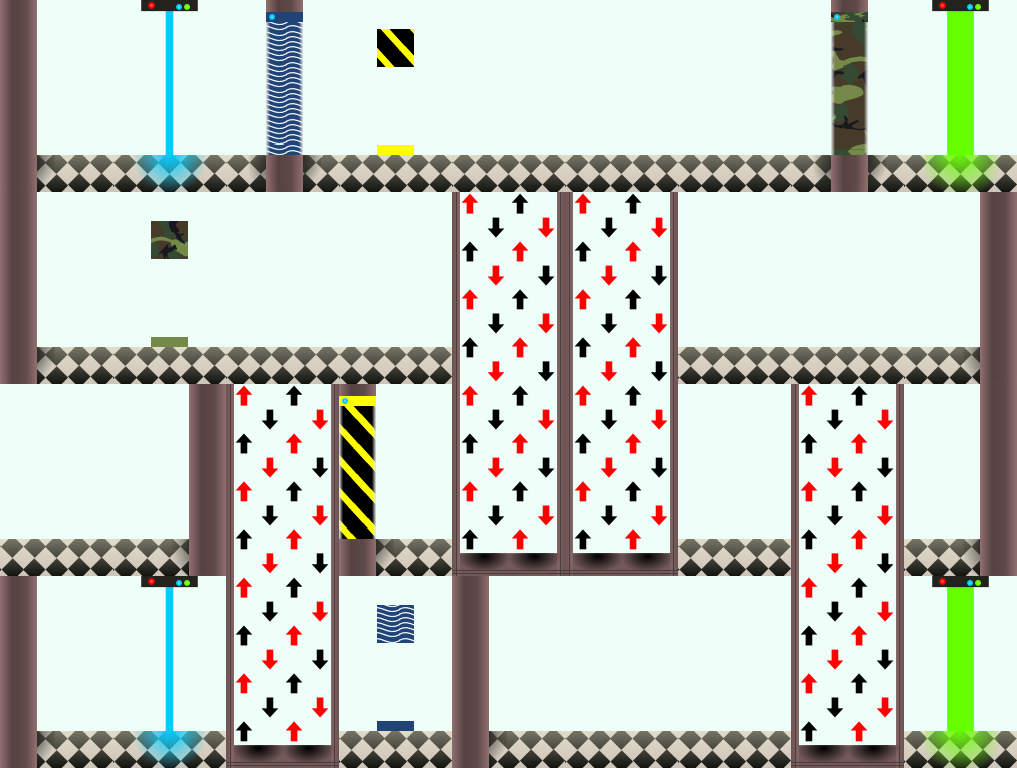

A level layout from a 2D game, rendered from its tile map. Below: a short description, then the map file with tile-grid data replaced by summaries:
An orthogonal 9x4 tile map with 113x192 px tiles, 1 tile layer (Tile Layer 1).

<map version="1.0" orientation="orthogonal" renderorder="right-down" width="9" height="4" tilewidth="113" tileheight="192" backgroundcolor="#aaffff" nextobjectid="2">
 <properties>
  <property name="Timelimit" value="300" />
 </properties>
 <tileset firstgid="1" source="Tileset.tsx" />
 <layer name="Tile Layer 1" width="9" height="4">
  <data>[36 cells, 36 non-empty, 13 distinct tile ids]</data>
 </layer>
</map>
